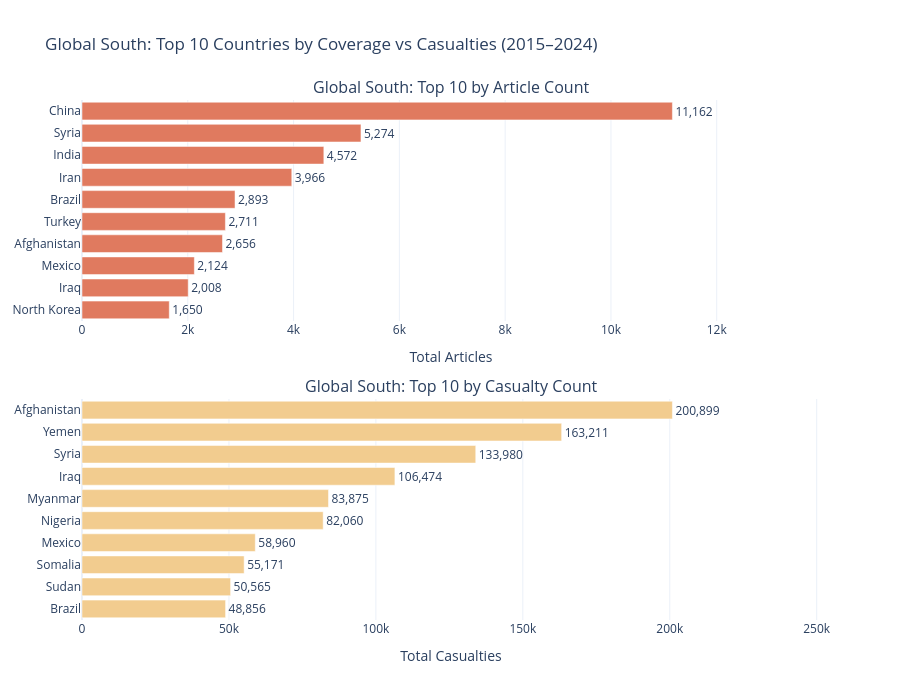
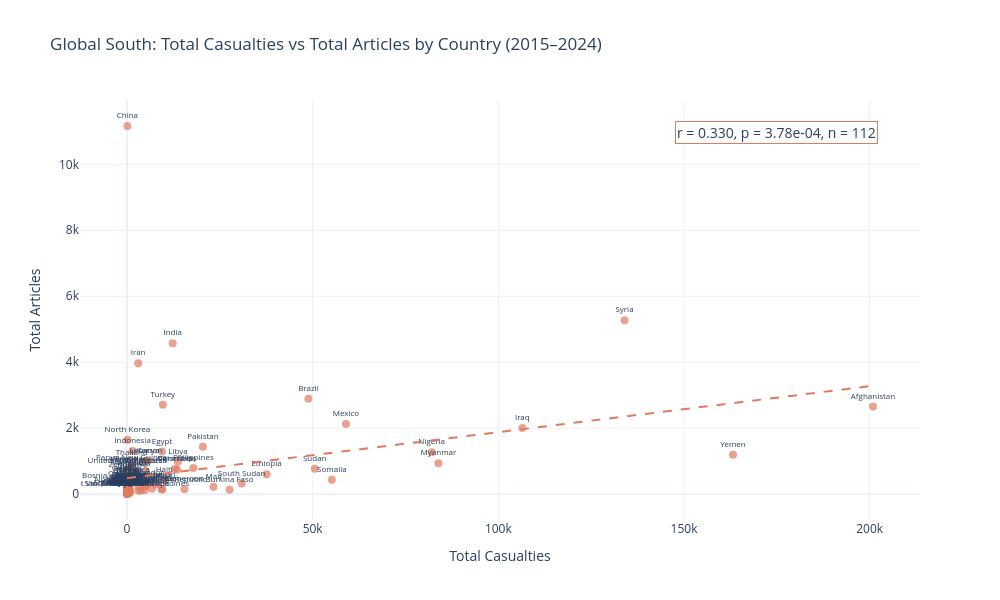

Notebook code for these charts, in order:
### Markdown cell above
We will investigate how responsive the Guardian is to casualty between Global North and Global South by finding the linear combination between yearly articles and casualties.

From the scatter graph above, we could see that these two variables have stronger correlation in Global North than in Global South, with the pearson correlation of 0.7856 compare to 0.3910. Also, consider the p-value of Global South which is 0.26 compared to 0.012 of Global North, we can conclude that it is more statistically significant that casualties have positive correlation to number of articles in Global North than in Global South

### Code cell
fig_gs_bars = build_top10_bars(
    master, 'Global South', '#E07A5F', '#F2CC8F',
    'Global South: Top 10 Countries by Coverage vs Casualties (2015–2024)'
)
fig_gs_bars.show()

fig_gs_scatter = build_scatter(
    master, 'Global South', '#E07A5F',
    'Global South: Total Casualties vs Total Articles by Country (2015–2024)'
)
fig_gs_scatter.show()

### Figure 1 — Plotly figure (JSON) as saved in the notebook; plotly's stock layout.template omitted (floating-point values rounded to 4 significant figures)
{"data": [{"hovertemplate": "<b>%{y}</b><br>Articles: %{x:,}<extra></extra>", "marker": {"color": "#E07A5F"}, "orientation": "h", "text": ["1,650", "2,008", "2,124", "2,656", "2,711", "2,893", "3,966", "4,572", "5,274", "11,162"], "textposition": "outside", "type": "bar", "x": [1650, 2008, 2124, 2656, 2711, 2893, 3966, 4572, 5274, 11162], "xaxis": "x", "y": ["North Korea", "Iraq", "Mexico", "Afghanistan", "Turkey", "Brazil", "Iran", "India", "Syria", "China"], "yaxis": "y"}, {"hovertemplate": "<b>%{y}</b><br>Casualties: %{x:,.0f}<extra></extra>", "marker": {"color": "#F2CC8F"}, "orientation": "h", "text": ["48,856", "50,565", "55,171", "58,960", "82,060", "83,875", "106,474", "133,980", "163,211", "200,899"], "textposition": "outside", "type": "bar", "x": [48856, 50565, 55171, 58960, 82060, 83875, 106474, 133980, 163211, 200899], "xaxis": "x2", "y": ["Brazil", "Sudan", "Somalia", "Mexico", "Nigeria", "Myanmar", "Iraq", "Syria", "Yemen", "Afghanistan"], "yaxis": "y2"}], "layout": {"annotations": [{"font": {"size": 16}, "showarrow": false, "text": "Global South: Top 10 by Article Count", "x": 0.5, "xanchor": "center", "xref": "paper", "y": 1, "yanchor": "bottom", "yref": "paper"}, {"font": {"size": 16}, "showarrow": false, "text": "Global South: Top 10 by Casualty Count", "x": 0.5, "xanchor": "center", "xref": "paper", "y": 0.425, "yanchor": "bottom", "yref": "paper"}], "height": 700, "showlegend": false, "title": {"text": "Global South: Top 10 Countries by Coverage vs Casualties (2015–2024)"}, "width": 900, "xaxis": {"anchor": "y", "domain": [0, 1], "range": [0, 13950.0], "title": {"text": "Total Articles"}}, "xaxis2": {"anchor": "y2", "domain": [0, 1], "range": [0, 251100.0], "title": {"text": "Total Casualties"}}, "yaxis": {"anchor": "x", "domain": [0.575, 1]}, "yaxis2": {"anchor": "x2", "domain": [0, 0.425]}}}

### Figure 2 — Plotly figure (JSON) as saved in the notebook; plotly's stock layout.template omitted (floating-point values rounded to 4 significant figures)
{"data": [{"hovertemplate": "<b>%{text}</b><br>Casualties: %{x:,.0f}<br>Articles: %{y:,}<extra></extra>", "marker": {"color": "#E07A5F", "opacity": 0.7, "size": 8}, "mode": "markers+text", "text": ["Afghanistan", "Albania", "Algeria", "Angola", "Argentina", "Armenia", "Azerbaijan", "Bahrain", "Bangladesh", "Belarus", "Belize", "Benin", "Bolivia", "Bosnia and Herzegovina", "Botswana", "Brazil", "Burkina Faso", "Burundi", "Cambodia", "Cameroon", "Central African Republic", "Chad", "China", "Colombia", "Comoros", "Cuba", "Djibouti", "Dominica", "Ecuador", "Egypt", "El Salvador", "Equatorial Guinea", "Eritrea", "Ethiopia", "Gabon", "Gambia", "Ghana", "Guatemala", "Guinea", "Guinea-Bissau", "Haiti", "Honduras", "India", "Indonesia", "Iran", "Iraq", "Jamaica", "Jordan", "Kazakhstan", "Kenya", "Kosovo", "Kuwait", "Kyrgyzstan", "Laos", "Lebanon", "Lesotho", "Liberia", "Libya", "Madagascar", "Malawi", "Malaysia", "Maldives", "Mali", "Mauritania", "Mauritius", "Mayotte", "Mexico", "Moldova", "Mongolia", "Montenegro", "Morocco", "Mozambique", "Myanmar", "Namibia", "Nepal", "Nicaragua", "Niger", "Nigeria", "North Korea", "North Macedonia", "Oman", "Pakistan", "Papua New Guinea", "Paraguay", "Peru", "Philippines", "Rwanda", "Saint Vincent and the Grenadines", "Sao Tome and Principe", "Senegal", "Serbia", "Somalia", "South Sudan", "Sudan", "Suriname", "Syria", "Tajikistan", "Tanzania", "Thailand", "Togo", "Tunisia", "Turkey", "Turkmenistan", "Uganda", "United Arab Emirates", "Uzbekistan", "Vanuatu", "Venezuela", "Vietnam", "Yemen", "Zambia", "Zimbabwe"], "textfont": {"size": 8}, "textposition": "top center", "type": "scatter", "x": [200899, 4, 649, 765, 120, 297, 7791, 22, 4986, 19, 446, 924, 116, 5, 24, 48856, 27623, 3720, 36, 15459, 9371, 4765, 105, 12893, 8, 17, 61, 1, 5781, 9432, 3054, 15, 44, 37581, 24, 26, 794, 5040, 521, 36, 10040, 5089, 12300, 1503, 3008, 106474, 2231, 189, 270, 5693, 9, 1, 117, 22, 5108, 62, 68, 13729, 3080, 344, 51, 1, 23283, 36, 11, 5, 58960, 1, 1, 3, 217, 6685, 83875, 24, 221, 484, 9486, 82060, 112, 1, 12, 20440, 1169, 144, 296, 17858, 279, 2, 6, 169, 10, 55171, 30894, 50565, 12, 133980, 229, 642, 1269, 419, 419, 9654, 35, 2451, 6, 47, 1, 13501, 28, 163211, 137, 243], "y": [2656, 162, 130, 117, 736, 185, 292, 267, 699, 465, 47, 60, 239, 248, 62, 2893, 134, 109, 310, 148, 138, 119, 11162, 762, 5, 542, 21, 26, 351, 1292, 224, 22, 215, 601, 61, 121, 307, 250, 78, 13, 426, 277, 4572, 1310, 3966, 2008, 426, 270, 153, 1013, 141, 91, 55, 57, 1013, 45, 130, 979, 101, 197, 636, 70, 226, 36, 80, 11, 2124, 98, 70, 55, 291, 167, 935, 65, 429, 162, 151, 1274, 1650, 128, 49, 1435, 799, 117, 498, 791, 755, 20, 5, 171, 359, 440, 321, 770, 17, 5274, 38, 273, 959, 22, 409, 2711, 37, 609, 702, 83, 177, 751, 442, 1198, 141, 568]}, {"line": {"color": "#E07A5F", "dash": "dash", "width": 2}, "mode": "lines", "showlegend": false, "type": "scatter", "x": [1.0, 2030.0, 4060.0, 6089.0, 8118.0, 10150.0, 12180.0, 14210.0, 16240.0, 18260.0, 20290.0, 22320.0, 24350.0, 26380.0, 28410.0, 30440.0, 32470.0, 34500.0, 36530.0, 38560.0, 40590.0, 42620.0, 44640.0, 46670.0, 48700.0, 50730.0, 52760.0, 54790.0, 56820.0, 58850.0, 60880.0, 62910.0, 64940.0, 66970.0, 69000.0, 71030.0, 73050.0, 75080.0, 77110.0, 79140.0, 81170.0, 83200.0, 85230.0, 87260.0, 89290.0, 91320.0, 93350.0, 95380.0, 97410.0, 99440.0, 101500.0, 103500.0, 105500.0, 107600.0, 109600.0, 111600.0, 113600.0, 115700.0, 117700.0, 119700.0, 121800.0, 123800.0, 125800.0, 127800.0, 129900.0, 131900.0, 133900.0, 136000.0, 138000.0, 140000.0, 142100.0, 144100.0, 146100.0, 148100.0, 150200.0, 152200.0, 154200.0, 156300.0, 158300.0, 160300.0, 162300.0, 164400.0, 166400.0, 168400.0, 170500.0, 172500.0, 174500.0, 176500.0, 178600.0, 180600.0, 182600.0, 184700.0, 186700.0, 188700.0, 190800.0, 192800.0, 194800.0, 196800.0, 198900.0, 200900.0], "y": [485.8, 514.1, 542.4, 570.7, 599.0, 627.3, 655.6, 683.8, 712.1, 740.4, 768.7, 797.0, 825.3, 853.6, 881.9, 910.2, 938.4, 966.7, 995.0, 1023.0, 1052.0, 1080.0, 1108.0, 1136.0, 1165.0, 1193.0, 1221.0, 1250.0, 1278.0, 1306.0, 1334.0, 1363.0, 1391.0, 1419.0, 1448.0, 1476.0, 1504.0, 1532.0, 1561.0, 1589.0, 1617.0, 1646.0, 1674.0, 1702.0, 1730.0, 1759.0, 1787.0, 1815.0, 1844.0, 1872.0, 1900.0, 1929.0, 1957.0, 1985.0, 2013.0, 2042.0, 2070.0, 2098.0, 2127.0, 2155.0, 2183.0, 2211.0, 2240.0, 2268.0, 2296.0, 2325.0, 2353.0, 2381.0, 2409.0, 2438.0, 2466.0, 2494.0, 2523.0, 2551.0, 2579.0, 2607.0, 2636.0, 2664.0, 2692.0, 2721.0, 2749.0, 2777.0, 2805.0, 2834.0, 2862.0, 2890.0, 2919.0, 2947.0, 2975.0, 3003.0, 3032.0, 3060.0, 3088.0, 3117.0, 3145.0, 3173.0, 3201.0, 3230.0, 3258.0, 3286.0]}], "layout": {"annotations": [{"bgcolor": "rgba(255,255,255,0.8)", "bordercolor": "#E07A5F", "borderwidth": 1, "font": {"size": 14}, "showarrow": false, "text": "r = 0.330, p = 3.78e-04, n = 112", "x": 0.95, "xanchor": "right", "xref": "x domain", "y": 0.95, "yanchor": "top", "yref": "y domain"}], "height": 600, "showlegend": false, "title": {"text": "Global South: Total Casualties vs Total Articles by Country (2015–2024)"}, "width": 1000, "xaxis": {"title": {"text": "Total Casualties"}}, "yaxis": {"title": {"text": "Total Articles"}}}}
